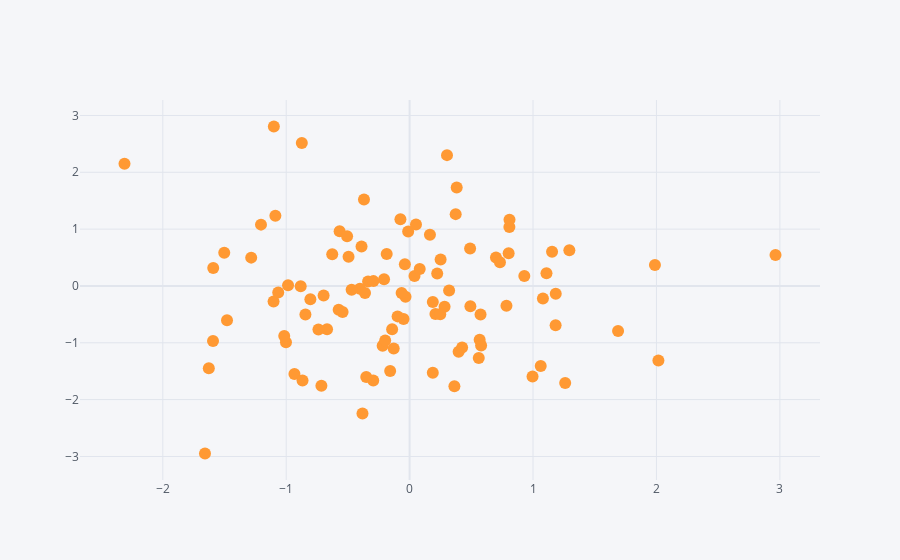

Notebook source saved alongside this figure:
### Code cell
df.iplot(kind='scatter',x='A',y='B',mode='markers',size=12)
